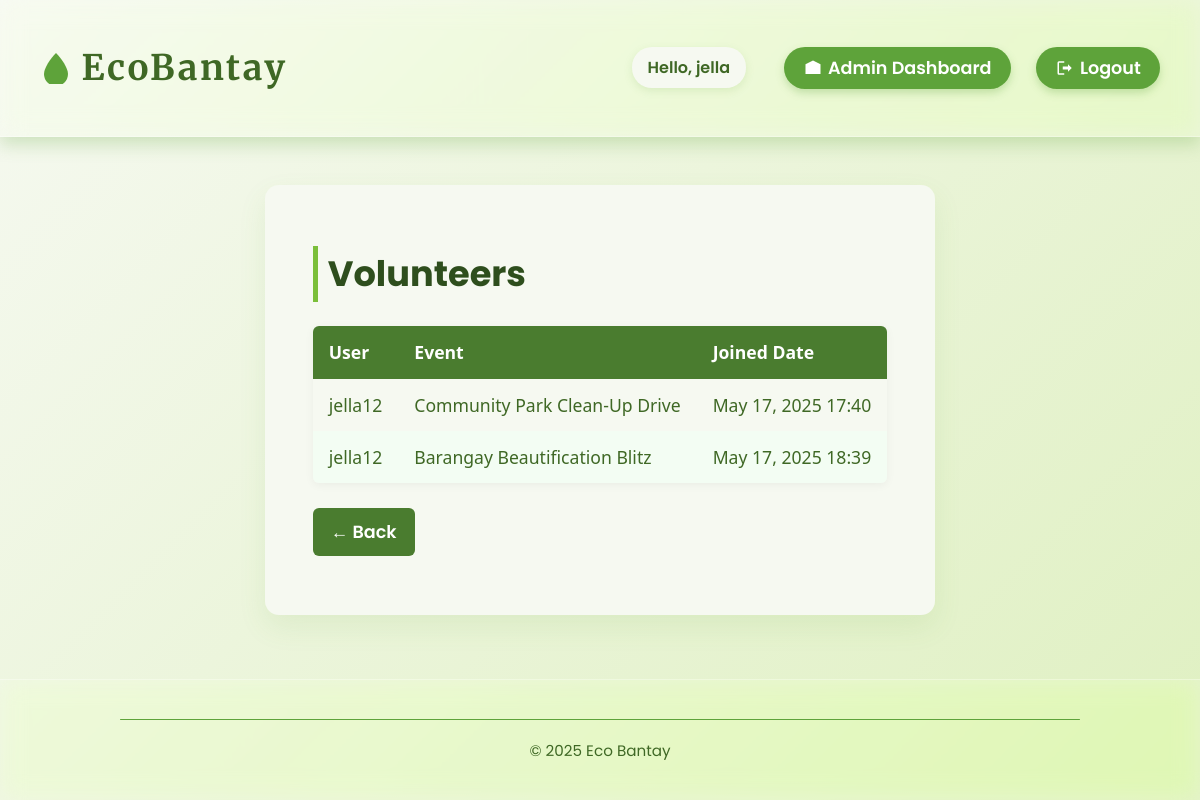
The app's page /volunteers/ (signed in) with its own data.
### core/models.py (models this page shows, shortened)
class Volunteer(models.Model):
    user = models.ForeignKey(User, on_delete=models.CASCADE)
    event = models.ForeignKey(Event, on_delete=models.CASCADE)
    joined_date = models.DateTimeField(auto_now_add=True)
    class Meta:
        unique_together = ('user', 'event')

class Event(models.Model):
    title = models.CharField(max_length=200)
    date = models.DateField()
    location = models.CharField(max_length=255)
    description = models.TextField(blank=True)

### core/views.py (the view)
# urls.py: path('volunteers/', views.volunteers, name='volunteers'),
@login_required
@user_passes_test(is_admin)
def volunteers(request):
    volunteers = Volunteer.objects.select_related('user', 'event').all()
    return render(request, 'core/volunteers.html', {'volunteers': volunteers})

### core/views.py (called while the page is built)
def is_admin(user):
    return user.is_superuser

### core/templates/core/volunteers.html (shortened to what this page needs)
{% extends "core/base.html" %}
{% block content %}
<h2>Volunteers</h2>
{% if volunteers %}
    <table class="volunteers-table">
        <thead>
            <tr>
                <th>User</th>
                <th>Event</th>
                <th>Joined Date</th>
            </tr>
        </thead>
        <tbody>
            {% for volunteer in volunteers %}
            <tr>
                <td>{{ volunteer.user.username }}</td>
                <td>{{ volunteer.event.title }}</td>
                <td>{{ volunteer.joined_date|date:"M d, Y H:i" }}</td>
            </tr>
            {% endfor %}
        </tbody>
    </table>
{% else %}
    <p class="text-muted">No volunteers yet.</p>
{% endif %}
<a href="javascript:history.back()" class="btn-back">← Back</a>
{% endblock %}

### core/templates/core/base.html (shortened to what this page needs)
{% load static %}
<!DOCTYPE html>
<html lang="en">
<head>
  <link rel="stylesheet" href="{% static 'core/styles.css' %}">
</head>
<body>
  <header>
    <h1>
      <a href="{% url 'home' %}" aria-label="EcoBantay Home">
        <svg aria-hidden="true" focusable="false" viewBox="0 0 64 64" xmlns="http://www.w3.org/2000/svg">
          <path d="M32 2C21 13 8 32 8 44a24 24 0 0 0 48 0c0-12-13-31-24-42z" />
        </svg>
        EcoBantay
      </a>
    </h1>
    <nav>
      {% if user.is_authenticated %}
        <span class="greeting">Hello, {{ user.username }}</span>
        {% if user.is_superuser %}
          <a href="{% url 'admin_dashboard' %}" title="Admin Dashboard">
            <svg viewBox="0 0 24 24"><path d="M12 2L2 7v13h20V7z" /></svg>
            Admin Dashboard
          </a>
        {% else %}
          <a href="{% url 'resident_dashboard' %}" title="Resident Dashboard">
            <svg viewBox="0 0 24 24"><path d="M12 3L2 12h3v7h6v-5h2v5h6v-7h3z"/></svg>
            Resident Dashboard
          </a>
        {% endif %}
        <a href="{% url 'logout' %}" title="Logout">
          <svg viewBox="0 0 24 24"><path d="M16 17l5-5-5-5v3H9v4h7zM4 19v-14h7v-2H4a2 2 0 0 0-2 2v14a2 2 0 0 0 2 2h7v-2z"/></svg>
          Logout
        </a>
      {% endif %}
    </nav>
  </header>
  <main>
    {% block content %}{% endblock %}
  </main>
  <footer>
    <hr />
    <p>© 2025 Eco Bantay</p>
  </footer>
</body>
</html>

### core/templates/core/base.html (style rules this page uses)
:root { --green-dark: #3f6825; --green-mid: #5ea33a; --green-light: #a7d129; --cream-light: #f6f9f1; --text-dark: #254010; --shadow-color: rgba(94, 163, 58, 0.25); --glass-bg: rgba(255 255 255 / 0.2); --glass-border: rgba(255 255 255 / 0.3); }
*, *::before, *::after { box-sizing: border-box; }
body { margin: 0; font-family: 'Poppins', sans-serif; background: url('https://www.transparenttextures.com/patterns/leafy-green.png') repeat, linear-gradient(135deg, var(--cream-light), #dff0c1); color: var(--text-dark); min-height: 100vh; display: flex; flex-direction: column; -webkit-font-smoothing: antialiased; -moz-osx-font-smoothing: grayscale; scroll-behavior: smooth; }
body::before { content: ""; position: fixed; top: 20%; left: 5%; width: 150px; height: 150px; background: url('https://upload.wikimedia.org/wikipedia/commons/4/43/Leaf_icon.svg') no-repeat center/contain; opacity: 0.08; animation: floatLeaf 15s ease-in-out infinite; pointer-events: none; z-index: 0; }
header { background: var(--glass-bg); backdrop-filter: saturate(180%) blur(12px); -webkit-backdrop-filter: saturate(180%) blur(12px); border-bottom: 1px solid var(--glass-border); box-shadow: 0 8px 16px var(--shadow-color); padding: 1.5rem 2.5rem; display: flex; justify-content: space-between; align-items: center; position: sticky; top: 0; z-index: 1000; }
header h1 a { display: flex; align-items: center; color: var(--green-dark); font-family: 'Merriweather', serif; font-weight: 700; font-size: 2.2rem; letter-spacing: 2.5px; text-decoration: none; user-select: none; transition: color 0.3s ease; }
header h1 a svg { margin-right: 0.6rem; width: 32px; height: 32px; fill: var(--green-mid); transition: fill 0.3s ease; }
nav { display: flex; align-items: center; gap: 1.6rem; font-weight: 600; font-size: 1.1rem; color: var(--green-dark); user-select: none; flex-wrap: wrap; }
nav a { background-color: var(--green-mid); color: white; padding: 0.5rem 1.2rem; border-radius: 30px; text-decoration: none; box-shadow: 0 4px 8px rgba(94, 163, 58, 0.3); display: flex; align-items: center; gap: 0.4rem; transition: background-color 0.3s ease, transform 0.2s ease, box-shadow 0.3s ease; }
nav a svg { width: 18px; height: 18px; fill: white; flex-shrink: 0; }
nav span.greeting { color: var(--green-dark); font-weight: 600; font-size: 1rem; user-select: none; padding: 0.5rem 1rem; border-radius: 20px; background-color: var(--cream-light); box-shadow: 0 3px 8px rgba(94, 163, 58, 0.15); margin-right: 0.8rem; }
main { flex-grow: 1; max-width: 960px; margin: 3rem auto 4rem; padding: 2rem 3rem; background: var(--cream-light); border-radius: 14px; box-shadow: 0 12px 28px rgba(94, 163, 58, 0.1); color: var(--green-dark); line-height: 1.6; font-size: 1.1rem; }
footer { background: var(--glass-bg); backdrop-filter: saturate(180%) blur(12px); -webkit-backdrop-filter: saturate(180%) blur(12px); border-top: 1px solid var(--glass-border); padding: 1.4rem 2rem; text-align: center; color: var(--green-dark); font-size: 0.95rem; position: relative; user-select: none; }
footer::before { content: url('https://upload.wikimedia.org/wikipedia/commons/4/43/Leaf_icon.svg'); position: absolute; top: 0.4rem; left: 50%; transform: translateX(-50%); width: 28px; height: 28px; fill: var(--green-mid); opacity: 0.5; pointer-events: none; }
hr { border: none; height: 1.5px; background: var(--green-mid); max-width: 960px; margin: 1rem auto 1.2rem; border-radius: 3px; }

### core/templates/core/volunteers.html (style rules this page uses)
h2 { font-size: 2.2rem; margin-bottom: 1.5rem; color: #2e4e1d; font-weight: 700; border-left: 5px solid #7bbf3a; padding-left: 10px; }
.volunteers-table { width: 100%; border-collapse: collapse; margin-top: 10px; font-family: 'Segoe UI', sans-serif; box-shadow: 0 2px 10px rgba(0,0,0,0.05); border-radius: 6px; overflow: hidden; }
.volunteers-table thead { background-color: #4a7c2f; color: #fff; }
.volunteers-table th, .volunteers-table td { padding: 12px 16px; text-align: left; }
.volunteers-table tbody tr:nth-child(even) { background-color: #f3fdf3; }
.btn-back { display: inline-block; margin-top: 25px; padding: 10px 18px; background-color: #4a7c2f; color: #fff; text-decoration: none; border-radius: 6px; font-weight: 600; transition: background-color 0.25s ease, transform 0.25s ease; }

### records on screen
Volunteer: user.username "jella12", event "Community Park Clean-Up Drive", joined_date "May 17, 2025 17:40"
Volunteer: user.username "jella12", event "Barangay Beautification Blitz", joined_date "May 17, 2025 18:39"

### other values on screen
{{ user.username }} "jella"
